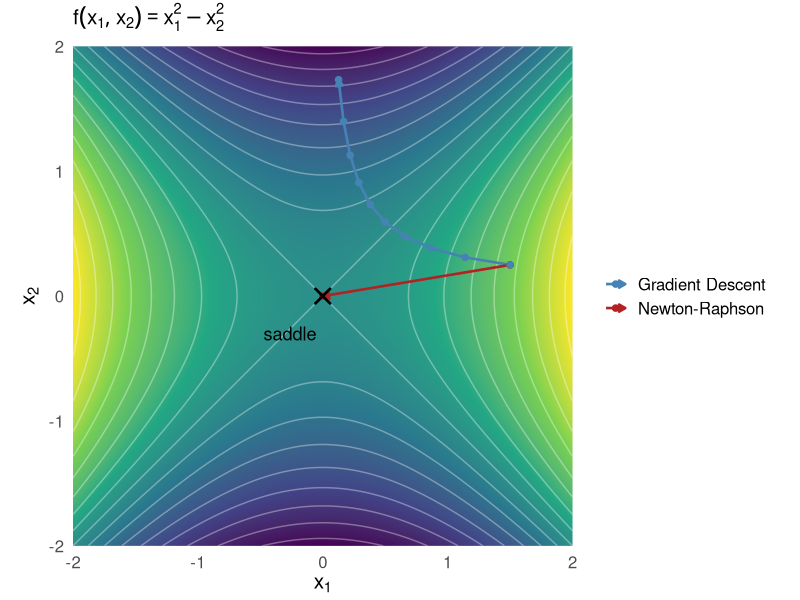
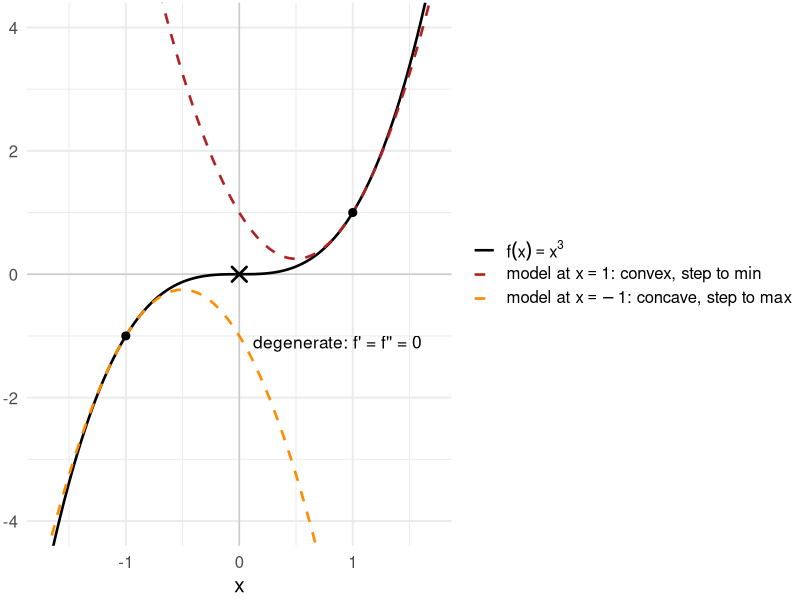

Generate these figures, in order, with R:
# Used in: slides/05-multivariate-second-order/03-nrlimit.tex
#
# Saddle-point problem of Newton-Raphson (Aggarwal Ch. 5.6.2).
#
# NR_saddle_2d.png: the 2d saddle f(x1, x2) = x1^2 - x2^2 with H = diag(2, -2).
#   Newton-Raphson solves grad f = 0 and therefore jumps onto the saddle at the
#   origin in a single step from any starting point (f is quadratic, so the
#   quadratic model is exact). Gradient descent is repelled along the negative
#   curvature direction x2 and escapes.
# NR_saddle_1d.png: the 1d inflection point of the cubic f(x) = x^3. The second-order
#   Taylor model is an upright bowl at x = 1 and an inverted bowl at x = -1, so
#   the Newton step points towards a minimum in one case and towards a maximum
#   in the other. At x = 0 both f' and f'' vanish and the update becomes 0/0.

library(ggplot2)

method_colors = c("Newton-Raphson" = "firebrick", "Gradient Descent" = "steelblue")

# ---------------------------------------------------------------------------
# 2d saddle
# ---------------------------------------------------------------------------

f_saddle = function(x1, x2) x1^2 - x2^2

grid = expand.grid(
  x1 = seq(-2, 2, length.out = 300),
  x2 = seq(-2, 2, length.out = 300)
)
grid$z = f_saddle(grid$x1, grid$x2)

x_start = c(1.5, 0.25)

# Gradient descent: x1 shrinks, x2 grows in absolute value -> escapes saddle
lr = 0.12
gd_path = matrix(NA_real_, nrow = 13L, ncol = 2L)
gd_path[1L, ] = x_start
for (t in seq_len(nrow(gd_path) - 1L)) {
  x = gd_path[t, ]
  gd_path[t + 1L, ] = x - lr * c(2 * x[1L], -2 * x[2L])
}
gd_path = as.data.frame(gd_path)
names(gd_path) = c("x1", "x2")
gd_path$method = "Gradient Descent"
gd_path = gd_path[abs(gd_path$x1) <= 2 & abs(gd_path$x2) <= 2, ]

# Newton-Raphson: d = -H^{-1} grad f = -(x1, x2) -> lands on the saddle
nr_path = data.frame(
  x1 = c(x_start[1L], 0),
  x2 = c(x_start[2L], 0),
  method = "Newton-Raphson"
)

paths = rbind(nr_path, gd_path)

saddle_plot = ggplot(grid, aes(x = x1, y = x2)) +
  geom_raster(aes(fill = z), interpolate = TRUE) +
  geom_contour(aes(z = z), colour = "white", alpha = 0.35, bins = 18) +
  geom_path(
    data = paths,
    aes(colour = method),
    linewidth = 0.9,
    arrow = arrow(length = unit(0.18, "cm"), type = "closed")
  ) +
  geom_point(data = paths, aes(colour = method), size = 1.9) +
  annotate("point", x = 0, y = 0, shape = 4, size = 4, stroke = 1.4, colour = "black") +
  annotate("text", x = -0.05, y = -0.3, label = "saddle", hjust = 1, size = 4.6) +
  scale_fill_viridis_c(option = "viridis", guide = "none") +
  scale_colour_manual(values = method_colors, name = NULL) +
  coord_fixed(xlim = c(-2, 2), ylim = c(-2, 2), expand = FALSE) +
  labs(
    subtitle = expression(f(x[1], x[2]) == x[1]^2 - x[2]^2),
    x = expression(x[1]),
    y = expression(x[2])
  ) +
  theme_minimal(base_size = 15) +
  theme(legend.position = "right", plot.margin = margin(2, 2, 2, 2))

ggsave(
  filename = "../figure/NR_saddle_2d.png",
  plot = saddle_plot,
  width = 7.4,
  height = 4.2,
  dpi = 300
)

# ---------------------------------------------------------------------------
# 1d inflection point of f(x) = x^3
# ---------------------------------------------------------------------------

f_cubic = function(x) x^3
# 2nd order Taylor models at x = 1 (upright bowl) and x = -1 (inverted bowl)
model_at_pos = function(x) 3 * x^2 - 3 * x + 1
model_at_neg = function(x) -3 * x^2 - 3 * x - 1

xs = seq(-1.7, 1.7, length.out = 400)
curve_levels = c("f", "model_pos", "model_neg")
# plotmath labels so the legend shows x^3 and x = -1 rather than literal "x^3"
curve_labels = expression(
  f(x) == x^3,
  paste("model at ", x == 1, ": convex, step to min"),
  paste("model at ", x == -1, ": concave, step to max")
)

curves = rbind(
  data.frame(x = xs, y = f_cubic(xs), which = "f"),
  data.frame(x = xs, y = model_at_pos(xs), which = "model_pos"),
  data.frame(x = xs, y = model_at_neg(xs), which = "model_neg")
)
curves$which = factor(curves$which, levels = curve_levels)

expansion_points = data.frame(x = c(1, -1), y = f_cubic(c(1, -1)))

taylor_plot = ggplot(curves, aes(x = x, y = y, colour = which, linetype = which)) +
  geom_hline(yintercept = 0, colour = "grey80") +
  geom_vline(xintercept = 0, colour = "grey80") +
  geom_line(linewidth = 0.9) +
  geom_point(data = expansion_points, aes(x = x, y = y), inherit.aes = FALSE, size = 2.4) +
  annotate("point", x = 0, y = 0, shape = 4, size = 4, stroke = 1.4, colour = "black") +
  annotate("text", x = 0.12, y = -1.1, label = "degenerate: f' = f'' = 0", hjust = 0, size = 4.4) +
  scale_colour_manual(
    values = c(f = "black", model_pos = "firebrick", model_neg = "darkorange"),
    labels = curve_labels,
    name = NULL
  ) +
  scale_linetype_manual(
    values = c(f = "solid", model_pos = "dashed", model_neg = "dashed"),
    labels = curve_labels,
    name = NULL
  ) +
  coord_cartesian(ylim = c(-4, 4)) +
  labs(x = "x", y = NULL) +
  theme_minimal(base_size = 15) +
  theme(
    legend.position = "right",
    legend.text = element_text(size = 12),
    legend.margin = margin(0, 0, 0, 0),
    plot.margin = margin(2, 6, 2, 2)
  )

ggsave(
  filename = "../figure/NR_saddle_1d.png",
  plot = taylor_plot,
  width = 7.4,
  height = 4.2,
  dpi = 300
)
